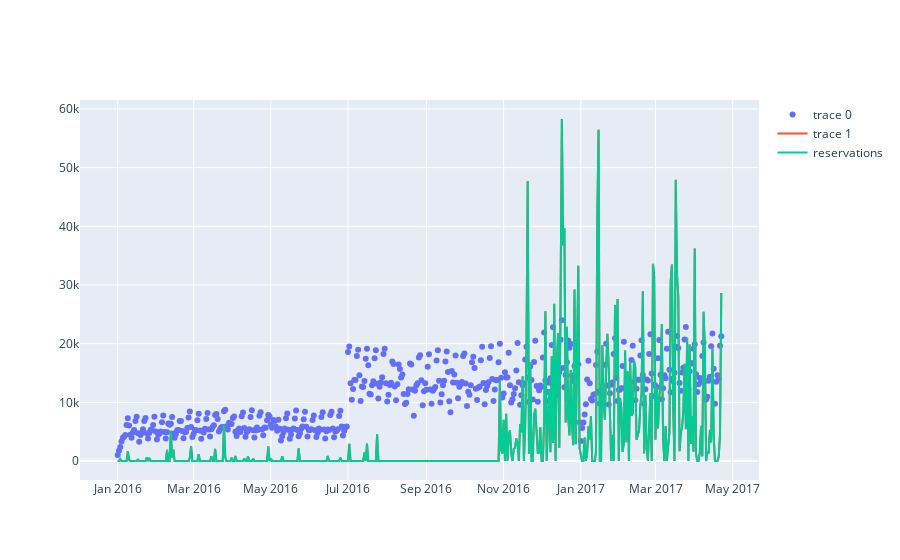

Write notebook code for a chart like this one.
### Code cell
fig.add_trace(go.Scatter(x=total_reservations.index, y = total_reservations['reserve_visitors'], name = 'reservations'))

### Figure 1 — Plotly figure (JSON) as saved in the notebook; plotly's stock layout.template omitted (floating-point values rounded to 4 significant figures; data arrays with more than 128 entries replaced by an {"elided": "..."} marker saying what was removed)
{"data": [{"mode": "markers", "type": "scatter", "x": {"elided": "478 str values"}, "y": {"elided": "478 int values"}}, {"type": "scatter", "x": {"elided": "478 str values"}, "y": {"elided": "478 int values"}}, {"name": "reservations", "type": "scatter", "x": {"elided": "478 str values"}, "y": {"elided": "478 int values"}}], "layout": {}}
